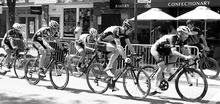
%> input picture 6 Line Circle and Corner detection/img3.pgm, 220 x 104 px, shrunk from 600 x 284 before the run
$ octave hw6_v3.m   (GNU Octave 9; MATLAB toolbox functions it lacks are replaced by stand-ins)
%> lines starting %> are read from the running program, lines starting %| are printed output that depends on the picture
clear
clc

name='img3.pgm';%img1, img2, img3
mode='circle';%line, circle
rawimage=imread(name);
%> rawimage is the input picture: size 104x220 uint8; min 0, max 255, mean 126.3
myimage=double(imread(name));
%> myimage: size 104x220 double; min 0, max 255, mean 126.3; mean of the top-left, top-right, bottom-left and bottom-right quarters 105.5, 88.6, 166.3, 144.6

figure(1)
imshow(uint8(myimage))
title('original image')

figure(2)
edgeimage=imgaussfilt(myimage,1);%bluring filter
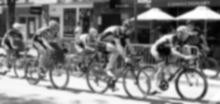
%> edgeimage: size 104x220 double; min 2.67, max 255, mean 126.3
edgeimage=edge(edgeimage,'canny');%canny, sobel
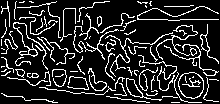
%> edgeimage: size 104x220 logical; 15.6% white in thin lines or dots
%edgeimage=mylaplacian(myimage);
%edgeimage=mysobel(myimage);
imshow(edgeimage)
title('edge image')

switch mode
    case 'line'
        [height,width] = size(myimage);%my image size
        maxdist = round(sqrt(height^2+width^2));%diagonal image distance
        thetas = -90+1:1:90;%all theta range
        rhos = -maxdist+1:1:maxdist;%all rho range
        numthetas = length(thetas);
        numrhos = length(rhos);
        accumulator = zeros(numrhos,numthetas);%initialize accumulator(y,x)
        for y=1:height
            for x=1:width
                if edgeimage(y,x)>0%if edge pixel
                    for k=1:numthetas%for each theta
                        rho=x*cosd(thetas(k))+y*sind(thetas(k));%calc corresponding rho
                        accumulator(round(rho)+maxdist,k)=accumulator(round(rho)+maxdist,k)+1;%vote
                    end
                end
            end
        end
        figure(3)
        imshow(imadjust(rescale(accumulator)),[],'XData',thetas,'YData',rhos,'InitialMagnification','fit')
        xlabel('\theta (degrees)')
        ylabel('\rho')
        title('accumulator')
        axis on
        axis normal
        colormap(gray)

        figure(4)
        houghimage=zeros(height,width);%init hough image
        threshold = 0.6*max(max(accumulator));%threshold
        [height,width]=size(accumulator);%my accumulator size
        count=0;
        %imshow(myimage)
        %hold on
        for y=1:height
            for x=1:width
                if accumulator(y,x)>threshold
                    rho=rhos(y);%take out rho
                    theta=thetas(x);%take out theta
                    sprintf("theta %d, rho %d",theta,rho);
                    count=count+1;
                    x0=1;%width start
                    xend=size(myimage,2);%width end
                    % [9 lines of commented-out code are left out]
                    %%{
                    if theta==0%for vertical line
                        for idy=1:size(myimage,1)%set each y value
                            houghimage(idy,rho)=255;%at certain x value white
                        end
                    else %theta!=0 %for non vertical line
                        for idx=x0:xend%for each x
                            idy=round((rho-idx*cosd(theta))/sind(theta));%calc corresponding y value
                            if idy>=1 && idy<=size(myimage,1)%check condition for image width > height
                                houghimage(idy,idx)=255;%set pixel white
                            end
                        end
                    end
                    %}
                end
            end
        end
        %hold off
        count;
        imshow(houghimage)
        title('hough transform image')

        [height,width]=size(myimage);
        finalimage=cat(3,rawimage,rawimage,rawimage);%final image init
        for y=1:height
            for x=1:width
                if houghimage(y,x) && edgeimage(y,x)%if both output and edge image overlap
                    finalimage(y-1:y+1,x-1:x+1,1)=255;%set pixel neighborhood red
                    finalimage(y-1:y+1,x-1:x+1,2)=0;
                    finalimage(y-1:y+1,x-1:x+1,3)=0;
                end
            end
        end
        figure(5)
        imshow(finalimage)
        title('final image')

    case 'circle'
        [height,width]=size(myimage);
%> height = 104; width = 220
        a_axis=0+1:1:size(myimage,2);%same size as width
%> a_axis = 220 values from 1 to 220
        b_axis=0+1:1:size(myimage,1);%same size as height
%> b_axis = 104 values from 1 to 104
        radius=50+1:5:150;%for radius range for unknown radius 3D
        thetas=0+1:1:360;%for 0-360 degrees
        numthetas=length(thetas);
        %accumulator=zeros(length(b_axis),length(a_axis));%same dimensions as image(row,col)%2D
        accumulator=zeros(length(b_axis),length(a_axis),length(radius));%same dimensions as image(row,col) 3D
%> (the run ends here)
